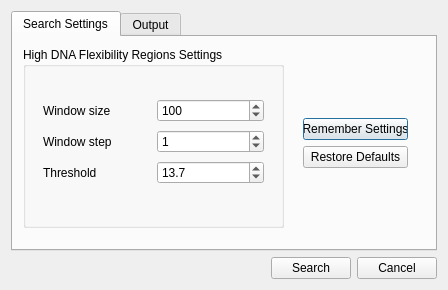
<?xml version="1.0" encoding="utf-8"?>
<ui version="4.0">
 <class>DNAFlexDialog</class>
 <widget class="QDialog" name="DNAFlexDialog">
  <property name="geometry">
   <rect>
    <x>0</x>
    <y>0</y>
    <width>448</width>
    <height>290</height>
   </rect>
  </property>
  <property name="sizePolicy">
   <sizepolicy hsizetype="Fixed" vsizetype="Fixed">
    <horstretch>0</horstretch>
    <verstretch>0</verstretch>
   </sizepolicy>
  </property>
  <property name="minimumSize">
   <size>
    <width>448</width>
    <height>290</height>
   </size>
  </property>
  <property name="maximumSize">
   <size>
    <width>448</width>
    <height>290</height>
   </size>
  </property>
  <property name="windowTitle">
   <string>DNA Flexibility</string>
  </property>
  <property name="statusTip">
   <string/>
  </property>
  <property name="whatsThis">
   <string>The DNA Flexibility plugin allows searching for high DNA flexibility regions.</string>
  </property>
  <layout class="QVBoxLayout" name="verticalLayout">
   <item>
    <widget class="QTabWidget" name="tabWidget">
     <property name="currentIndex">
      <number>0</number>
     </property>
     <widget class="QWidget" name="tabSearchSettings">
      <attribute name="title">
       <string>Search Settings</string>
      </attribute>
      <widget class="QGroupBox" name="groupHighFlexSettings">
       <property name="geometry">
        <rect>
         <x>10</x>
         <y>10</y>
         <width>261</width>
         <height>181</height>
        </rect>
       </property>
       <property name="title">
        <string>High DNA Flexibility Regions Settings</string>
       </property>
       <widget class="QWidget" name="layoutWidget">
        <property name="geometry">
         <rect>
          <x>20</x>
          <y>50</y>
          <width>221</width>
          <height>91</height>
         </rect>
        </property>
        <layout class="QGridLayout" name="gridLayout">
         <item row="0" column="0">
          <widget class="QLabel" name="lblWindowSize">
           <property name="text">
            <string>Window size</string>
           </property>
           <property name="indent">
            <number>0</number>
           </property>
          </widget>
         </item>
         <item row="0" column="1">
          <widget class="QSpinBox" name="spinBoxWindowSize">
           <property name="minimum">
            <number>2</number>
           </property>
           <property name="maximum">
            <number>1000</number>
           </property>
           <property name="value">
            <number>100</number>
           </property>
          </widget>
         </item>
         <item row="1" column="0">
          <widget class="QLabel" name="lblWindowStep">
           <property name="text">
            <string>Window step</string>
           </property>
           <property name="indent">
            <number>0</number>
           </property>
          </widget>
         </item>
         <item row="1" column="1">
          <widget class="QSpinBox" name="spinBoxWindowStep">
           <property name="maximum">
            <number>1000</number>
           </property>
           <property name="value">
            <number>1</number>
           </property>
          </widget>
         </item>
         <item row="2" column="0">
          <widget class="QLabel" name="lblThreshold">
           <property name="text">
            <string>Threshold</string>
           </property>
           <property name="indent">
            <number>0</number>
           </property>
          </widget>
         </item>
         <item row="2" column="1">
          <widget class="QDoubleSpinBox" name="doubleSpinBoxThreshold">
           <property name="decimals">
            <number>1</number>
           </property>
           <property name="maximum">
            <double>100000.000000000000000</double>
           </property>
           <property name="singleStep">
            <double>0.100000000000000</double>
           </property>
           <property name="value">
            <double>13.699999999999999</double>
           </property>
          </widget>
         </item>
        </layout>
       </widget>
      </widget>
      <widget class="QWidget" name="">
       <property name="geometry">
        <rect>
         <x>290</x>
         <y>20</y>
         <width>105</width>
         <height>171</height>
        </rect>
       </property>
       <layout class="QVBoxLayout" name="verticalLayout_3">
        <item>
         <spacer name="verticalSpacer">
          <property name="orientation">
           <enum>Qt::Vertical</enum>
          </property>
          <property name="sizeHint" stdset="0">
           <size>
            <width>20</width>
            <height>40</height>
           </size>
          </property>
         </spacer>
        </item>
        <item>
         <layout class="QVBoxLayout" name="verticalLayout_2">
          <item>
           <widget class="QPushButton" name="btnRemember">
            <property name="text">
             <string>Remember Settings</string>
            </property>
           </widget>
          </item>
          <item>
           <widget class="QPushButton" name="btnDefaults">
            <property name="text">
             <string>Restore Defaults</string>
            </property>
           </widget>
          </item>
         </layout>
        </item>
        <item>
         <spacer name="verticalSpacer_2">
          <property name="orientation">
           <enum>Qt::Vertical</enum>
          </property>
          <property name="sizeHint" stdset="0">
           <size>
            <width>20</width>
            <height>40</height>
           </size>
          </property>
         </spacer>
        </item>
       </layout>
      </widget>
     </widget>
     <widget class="QWidget" name="tabOutput">
      <attribute name="title">
       <string>Output</string>
      </attribute>
      <widget class="QWidget" name="annotationsWidget" native="true">
       <property name="geometry">
        <rect>
         <x>0</x>
         <y>0</y>
         <width>421</width>
         <height>191</height>
        </rect>
       </property>
      </widget>
     </widget>
    </widget>
   </item>
   <item>
    <layout class="QHBoxLayout" name="buttonslLayout">
     <item>
      <spacer name="horizontalSpacer">
       <property name="orientation">
        <enum>Qt::Horizontal</enum>
       </property>
       <property name="sizeHint" stdset="0">
        <size>
         <width>182</width>
         <height>20</height>
        </size>
       </property>
      </spacer>
     </item>
     <item>
      <widget class="QPushButton" name="btnSearch">
       <property name="text">
        <string>Search</string>
       </property>
      </widget>
     </item>
     <item>
      <widget class="QPushButton" name="btnCancel">
       <property name="text">
        <string>Cancel</string>
       </property>
      </widget>
     </item>
    </layout>
   </item>
  </layout>
 </widget>
 <resources/>
 <connections>
  <connection>
   <sender>btnSearch</sender>
   <signal>clicked()</signal>
   <receiver>DNAFlexDialog</receiver>
   <slot>accept()</slot>
   <hints>
    <hint type="sourcelabel">
     <x>356</x>
     <y>279</y>
    </hint>
    <hint type="destinationlabel">
     <x>283</x>
     <y>197</y>
    </hint>
   </hints>
  </connection>
  <connection>
   <sender>btnCancel</sender>
   <signal>clicked()</signal>
   <receiver>DNAFlexDialog</receiver>
   <slot>reject()</slot>
   <hints>
    <hint type="sourcelabel">
     <x>437</x>
     <y>279</y>
    </hint>
    <hint type="destinationlabel">
     <x>213</x>
     <y>192</y>
    </hint>
   </hints>
  </connection>
 </connections>
</ui>
